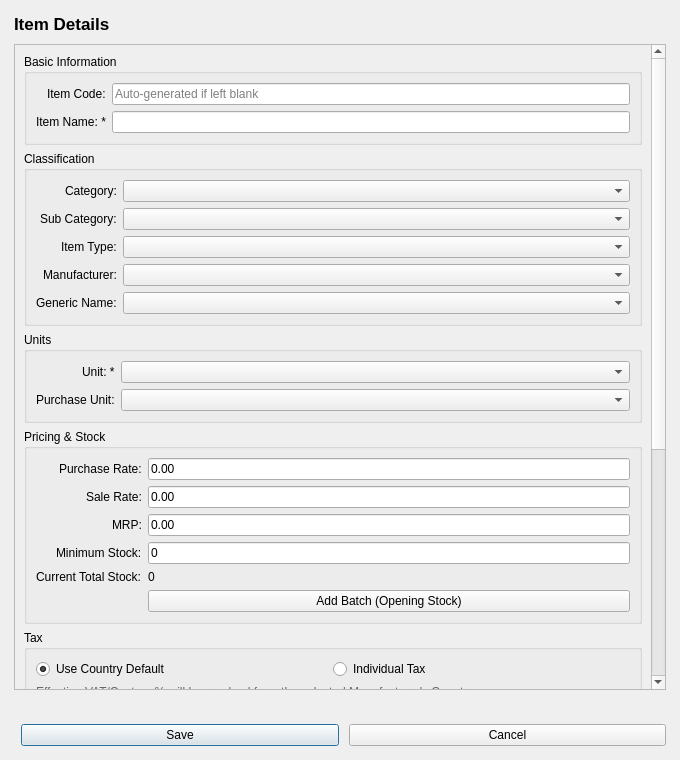
<?xml version="1.0" encoding="UTF-8"?>
<ui version="4.0">
 <class>ItemFormDialog</class>
 <widget class="QDialog" name="ItemFormDialog">
  <property name="geometry">
   <rect><x>0</x><y>0</y><width>680</width><height>760</height></rect>
  </property>
  <property name="windowTitle"><string>Item</string></property>
  <property name="modal"><bool>true</bool></property>
  <layout class="QVBoxLayout" name="verticalLayoutRoot">
   <property name="spacing"><number>10</number></property>
   <property name="leftMargin"><number>14</number></property>
   <property name="topMargin"><number>14</number></property>
   <property name="rightMargin"><number>14</number></property>
   <property name="bottomMargin"><number>14</number></property>
   <item>
    <widget class="QLabel" name="lblFormTitle">
     <property name="font"><font><pointsize>13</pointsize><bold>true</bold></font></property>
     <property name="text"><string>Item Details</string></property>
    </widget>
   </item>
   <item>
    <widget class="QScrollArea" name="scrollArea">
     <property name="widgetResizable"><bool>true</bool></property>
     <widget class="QWidget" name="scrollAreaContents">
      <property name="geometry"><rect><x>0</x><y>0</y><width>640</width><height>1000</height></rect></property>
      <layout class="QVBoxLayout" name="verticalLayoutScroll">

       <item>
        <widget class="QGroupBox" name="grpBasicInfo">
         <property name="title"><string>Basic Information</string></property>
         <layout class="QFormLayout" name="formLayoutBasic">
          <property name="labelAlignment"><set>Qt::AlignRight|Qt::AlignVCenter</set></property>
          <item row="0" column="0"><widget class="QLabel" name="lblItemCode"><property name="text"><string>Item Code:</string></property></widget></item>
          <item row="0" column="1"><widget class="QLineEdit" name="txtItemCode">
            <property name="placeholderText"><string>Auto-generated if left blank</string></property>
            <property name="toolTip"><string>Leave blank to auto-generate (e.g. ITM-0001)</string></property>
          </widget></item>
          <item row="1" column="0"><widget class="QLabel" name="lblItemName"><property name="text"><string>Item Name: *</string></property></widget></item>
          <item row="1" column="1"><widget class="QLineEdit" name="txtItemName"><property name="maxLength"><number>200</number></property></widget></item>
         </layout>
        </widget>
       </item>

       <item>
        <widget class="QGroupBox" name="grpClassification">
         <property name="title"><string>Classification</string></property>
         <layout class="QFormLayout" name="formLayoutClassification">
          <property name="labelAlignment"><set>Qt::AlignRight|Qt::AlignVCenter</set></property>
          <item row="0" column="0"><widget class="QLabel" name="lblCategory"><property name="text"><string>Category:</string></property></widget></item>
          <item row="0" column="1"><widget class="QComboBox" name="cmbCategory"/></item>
          <item row="1" column="0"><widget class="QLabel" name="lblSubCategory"><property name="text"><string>Sub Category:</string></property></widget></item>
          <item row="1" column="1"><widget class="QComboBox" name="cmbSubCategory"/></item>
          <item row="2" column="0"><widget class="QLabel" name="lblItemGroup"><property name="text"><string>Item Type:</string></property></widget></item>
          <item row="2" column="1"><widget class="QComboBox" name="cmbItemGroup"/></item>
          <item row="3" column="0"><widget class="QLabel" name="lblManufacturer"><property name="text"><string>Manufacturer:</string></property></widget></item>
          <item row="3" column="1"><widget class="QComboBox" name="cmbManufacturer"/></item>
          <item row="4" column="0"><widget class="QLabel" name="lblGeneric"><property name="text"><string>Generic Name:</string></property></widget></item>
          <item row="4" column="1"><widget class="QComboBox" name="cmbGeneric"/></item>
         </layout>
        </widget>
       </item>

       <item>
        <widget class="QGroupBox" name="grpUnits">
         <property name="title"><string>Units</string></property>
         <layout class="QFormLayout" name="formLayoutUnits">
          <property name="labelAlignment"><set>Qt::AlignRight|Qt::AlignVCenter</set></property>
          <item row="0" column="0"><widget class="QLabel" name="lblUnit"><property name="text"><string>Unit: *</string></property></widget></item>
          <item row="0" column="1"><widget class="QComboBox" name="cmbUnit"/></item>
          <item row="1" column="0"><widget class="QLabel" name="lblPurchaseUnit"><property name="text"><string>Purchase Unit:</string></property></widget></item>
          <item row="1" column="1"><widget class="QComboBox" name="cmbPurchaseUnit">
            <property name="toolTip"><string>Leave same as Unit if this item is purchased and sold in the same unit.</string></property>
          </widget></item>
         </layout>
        </widget>
       </item>

       <item>
        <widget class="QGroupBox" name="grpPricing">
         <property name="title"><string>Pricing &amp;&amp; Stock</string></property>
         <layout class="QFormLayout" name="formLayoutPricing">
          <property name="labelAlignment"><set>Qt::AlignRight|Qt::AlignVCenter</set></property>
          <item row="0" column="0"><widget class="QLabel" name="lblPurchaseRate"><property name="text"><string>Purchase Rate:</string></property></widget></item>
          <item row="0" column="1"><widget class="QLineEdit" name="txtPurchaseRate"><property name="text"><string>0.00</string></property></widget></item>
          <item row="1" column="0"><widget class="QLabel" name="lblSaleRate"><property name="text"><string>Sale Rate:</string></property></widget></item>
          <item row="1" column="1"><widget class="QLineEdit" name="txtSaleRate"><property name="text"><string>0.00</string></property></widget></item>
          <item row="2" column="0"><widget class="QLabel" name="lblMrp"><property name="text"><string>MRP:</string></property></widget></item>
          <item row="2" column="1"><widget class="QLineEdit" name="txtMrp"><property name="text"><string>0.00</string></property></widget></item>
          <item row="3" column="0"><widget class="QLabel" name="lblMinimumStock"><property name="text"><string>Minimum Stock:</string></property></widget></item>
          <item row="3" column="1"><widget class="QLineEdit" name="txtMinimumStock">
            <property name="text"><string>0</string></property>
            <property name="toolTip"><string>Reorder level -- can be changed anytime, no lock.</string></property>
          </widget></item>
          <item row="4" column="0"><widget class="QLabel" name="lblCurrentStockDisplay"><property name="text"><string>Current Total Stock:</string></property></widget></item>
          <item row="4" column="1"><widget class="QLabel" name="lblCurrentStockValue">
            <property name="text"><string>0</string></property>
            <property name="toolTip"><string>Read-only -- sum of all batch quantities. Add stock via 'Add Batch'.</string></property>
          </widget></item>
          <item row="5" column="1"><widget class="QPushButton" name="btnAddBatch">
            <property name="text"><string>Add Batch (Opening Stock)</string></property>
            <property name="toolTip"><string>Add a batch with quantity + expiry. An item can also be saved with zero stock.</string></property>
          </widget></item>
         </layout>
        </widget>
       </item>

       <item>
        <widget class="QGroupBox" name="grpTax">
         <property name="title"><string>Tax</string></property>
         <layout class="QVBoxLayout" name="verticalLayoutTax">
          <item>
           <layout class="QHBoxLayout" name="horizontalLayoutTaxMode">
            <item><widget class="QRadioButton" name="radioCountryDefault">
              <property name="text"><string>Use Country Default</string></property>
              <property name="checked"><bool>true</bool></property>
            </widget></item>
            <item><widget class="QRadioButton" name="radioIndividual"><property name="text"><string>Individual Tax</string></property></widget></item>
            <item><spacer name="horizontalSpacerTaxMode"><property name="orientation"><enum>Qt::Horizontal</enum></property></spacer></item>
           </layout>
          </item>
          <item>
           <widget class="QLabel" name="lblCountryDefaultPreview">
            <property name="text"><string>Effective VAT/Custom % will be resolved from the selected Manufacturer's Country.</string></property>
            <property name="wordWrap"><bool>true</bool></property>
            <property name="styleSheet"><string notr="true">color: #666666;</string></property>
           </widget>
          </item>
          <item>
           <widget class="QFrame" name="frameIndividualTax">
            <property name="visible"><bool>false</bool></property>
            <layout class="QFormLayout" name="formLayoutIndividualTax">
             <property name="labelAlignment"><set>Qt::AlignRight|Qt::AlignVCenter</set></property>
             <item row="0" column="0"><widget class="QCheckBox" name="chkVat"><property name="text"><string>VAT %</string></property></widget></item>
             <item row="0" column="1"><widget class="QLineEdit" name="txtVatPercent"><property name="enabled"><bool>false</bool></property></widget></item>
             <item row="1" column="0"><widget class="QCheckBox" name="chkCustom"><property name="text"><string>Custom %</string></property></widget></item>
             <item row="1" column="1"><widget class="QLineEdit" name="txtCustomPercent"><property name="enabled"><bool>false</bool></property></widget></item>
            </layout>
           </widget>
          </item>
         </layout>
        </widget>
       </item>

       <item>
        <widget class="QGroupBox" name="grpStatus">
         <property name="title"><string>Status</string></property>
         <layout class="QFormLayout" name="formLayoutStatus">
          <property name="labelAlignment"><set>Qt::AlignRight|Qt::AlignVCenter</set></property>
          <item row="0" column="0"><widget class="QLabel" name="lblStatus"><property name="text"><string>Status:</string></property></widget></item>
          <item row="0" column="1"><widget class="QComboBox" name="cmbStatus">
            <item><property name="text"><string>Active</string></property></item>
            <item><property name="text"><string>Inactive</string></property></item>
          </widget></item>
          <item row="1" column="0"><widget class="QLabel" name="lblRemarks"><property name="text"><string>Remarks:</string></property></widget></item>
          <item row="1" column="1"><widget class="QPlainTextEdit" name="txtRemarks"><property name="maximumHeight"><number>70</number></property></widget></item>
         </layout>
        </widget>
       </item>

      </layout>
     </widget>
    </widget>
   </item>

   <item>
    <widget class="QLabel" name="lblValidationMessage">
     <property name="text"><string></string></property>
     <property name="styleSheet"><string notr="true">color: #c0392b;</string></property>
     <property name="wordWrap"><bool>true</bool></property>
    </widget>
   </item>

   <item>
    <layout class="QHBoxLayout" name="horizontalLayoutFormButtons">
     <item><spacer name="horizontalSpacerFormButtons"><property name="orientation"><enum>Qt::Horizontal</enum></property></spacer></item>
     <item><widget class="QPushButton" name="btnSave">
       <property name="text"><string>Save</string></property>
       <property name="toolTip"><string>Save this item (Ctrl+S)</string></property>
       <property name="default"><bool>true</bool></property>
     </widget></item>
     <item><widget class="QPushButton" name="btnCancel">
       <property name="text"><string>Cancel</string></property>
       <property name="toolTip"><string>Discard changes (Esc)</string></property>
     </widget></item>
    </layout>
   </item>

  </layout>
 </widget>
 <resources/>
 <connections/>
</ui>
